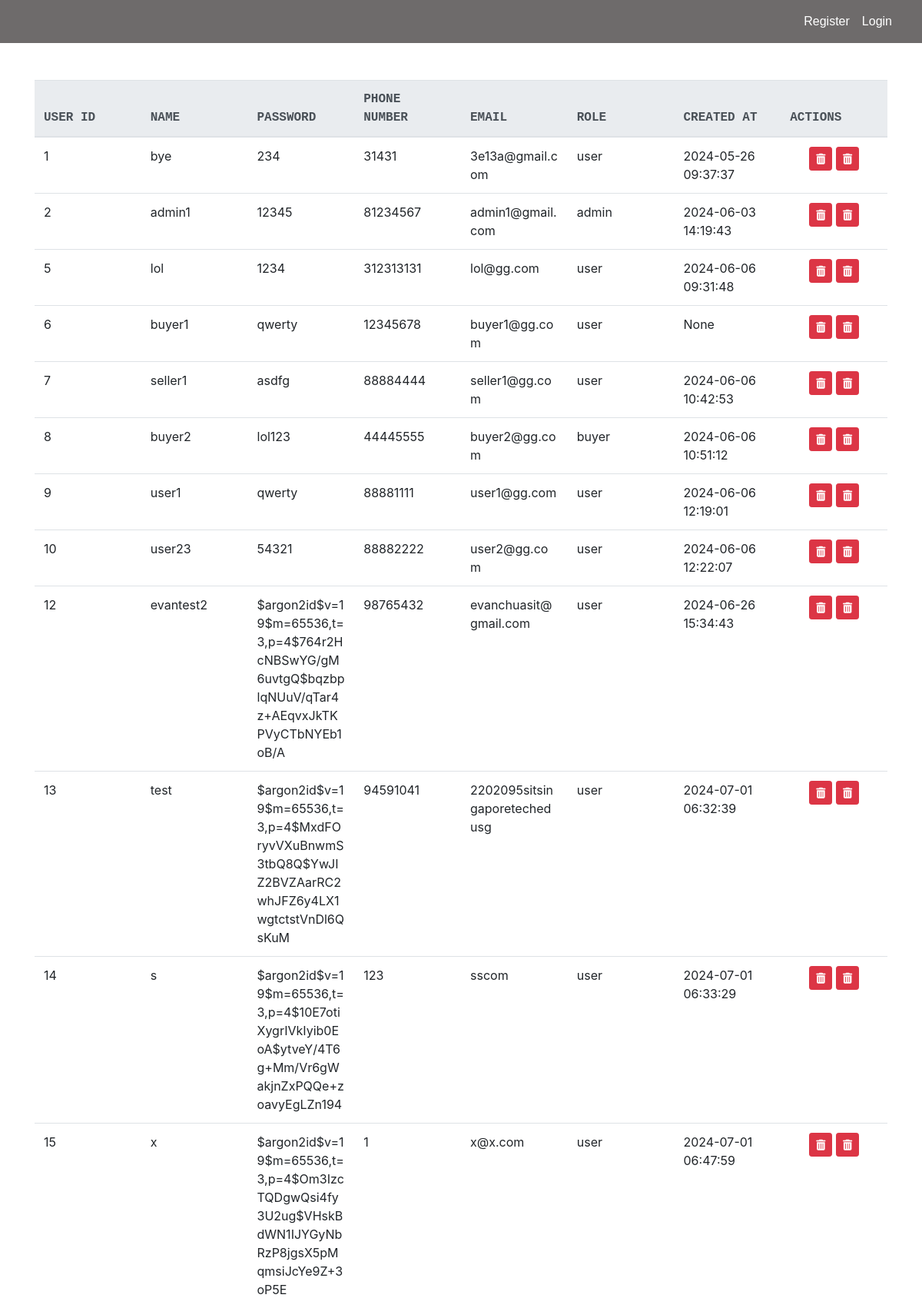
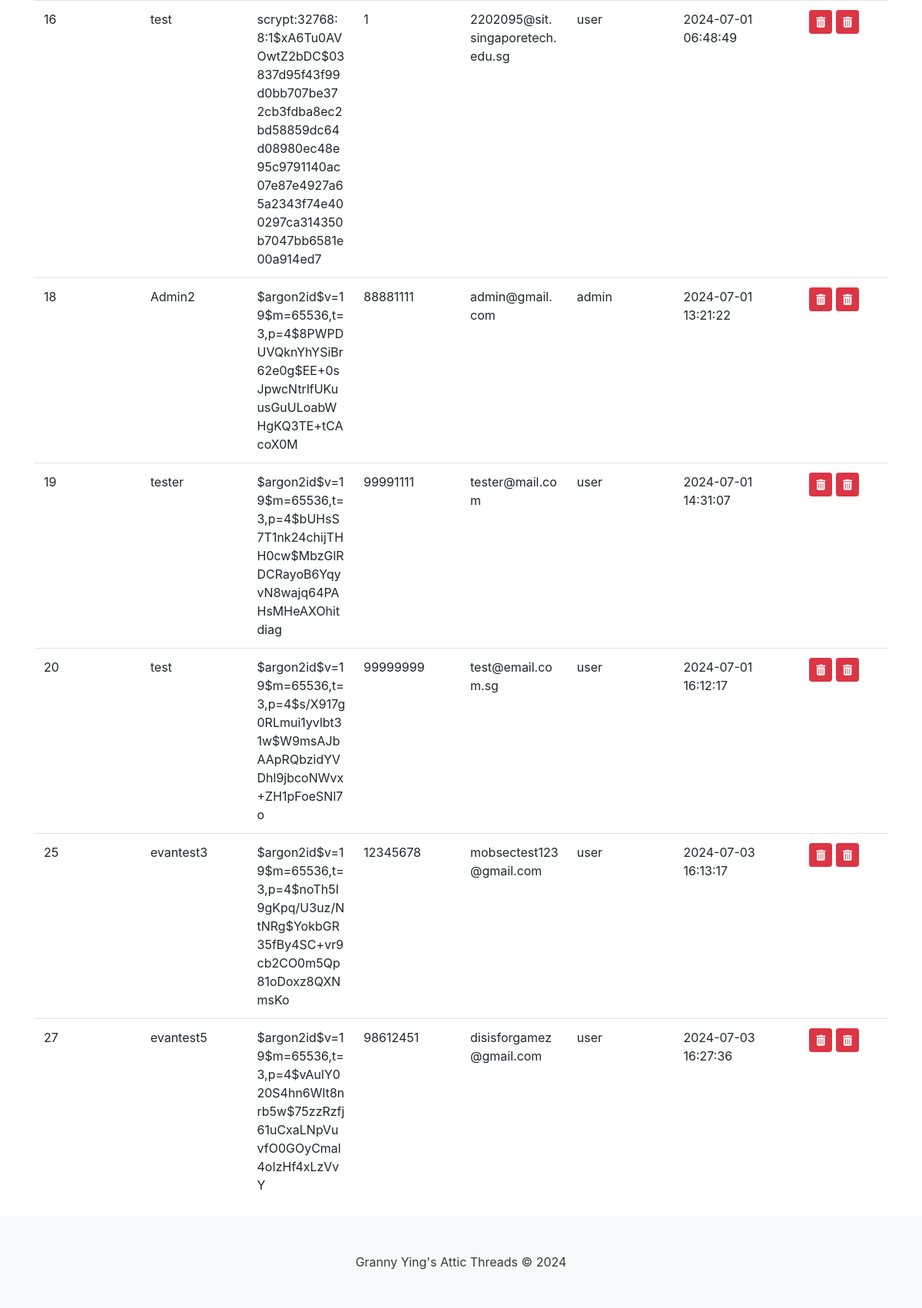
Page /list on the committed database (2 pictures, top to bottom).
### tables this page shows
CREATE TABLE "Users" (
	"user_id"	INTEGER NOT NULL,
	"name"	VARCHAR(45) NOT NULL,
	"password"	VARCHAR(45) NOT NULL,
	"phoneNum"	VARCHAR(45) NOT NULL,
	"email"	VARCHAR(45) NOT NULL UNIQUE,
	"role"	VARCHAR(10) NOT NULL,
	"created_at"	DATETIME,
	"login_attempts"	INTEGER,
	PRIMARY KEY("user_id" AUTOINCREMENT)
);

### app.py (the view)
@app.route("/list")
def list():
    con = sqlite3.connect("database.db")
    con.row_factory = sqlite3.Row
    cur = con.cursor()
    cur.execute("SELECT user_id, * FROM Users")
    rows = cur.fetchall()
    con.close()
    return render_template("list.html", rows=rows)

### app.py (called while the page is built)
@app.before_request
def make_session_permanent():
    session.permanent = True
    app.permanent_session_lifetime = timedelta(hours=1)
    session.modified = True

### templates/list.html (shortened to what this page needs)
<!DOCTYPE html>
<html lang="en">
{% include "header.html" %}
<head>
    {% include "navbar.html" %}
    <link rel="stylesheet" href="https://stackpath.bootstrapcdn.com/bootstrap/4.3.1/css/bootstrap.min.css">
</head>
<body>
    <div class="container mt-5">
        <div class="table-container">
            <table class="table table-hover">
                <thead class="thead-light">
                    <tr>
                        <th>User ID</th>
                        <th>Name</th>
                        <th>Password</th>
                        <th>Phone Number</th>
                        <th>Email</th>
                        <th>Role</th>
                        <th>Created At</th>
                        <th>Actions</th>
                    </tr>
                </thead>
                <tbody>
                    {% for row in rows %}
                    <tr>
                        <td>{{ row["user_id"] }}</td>
                        <td>{{ row["name"] }}</td>
                        <td>{{ row["password"] }}</td>
                        <td>{{ row["phoneNum"] }}</td>
                        <td>{{ row["email"] }}</td>
                        <td>{{ row["role"] }}</td>
                        <td>{{ row["created_at"] }}</td>
                        <td class="text-center">
                            <form onsubmit="return confirm('Are you sure you want to DELETE this User from the Database?');"
                                action="{{ url_for('delete') }}" method="POST" class="d-inline">
                                <button type="submit" class="btn btn-danger btn-sm"><i class="fas fa-trash-alt"></i></button>
                            </form>
                            <form onsubmit="return confirm('Unlock This Users Account?');"
                                action="{{ url_for('unlock') }}" method="POST" class="d-inline">
                                <button type="submit" class="btn btn-danger btn-sm"><i class="fas fa-trash-alt"></i></button>
                            </form>
                        </td>
                    </tr>
                    {% endfor %}
                </tbody>
            </table>
        </div>
    </div>
    {% include "footer.html" %}
</body>
</html>

### templates/header.html (shortened to what this page needs)
<head>
    <link rel="stylesheet" type="text/css" href="{{ url_for('static', filename='css/site.css')}}" />
    <link rel="stylesheet" href="https://cdn.jsdelivr.net/npm/bootstrap@4.1.3/dist/css/bootstrap.min.css">
    <link rel="stylesheet" href="https://cdn.jsdelivr.net/npm/bootstrap-select@1.13.14/dist/css/bootstrap-select.min.css">
</head>

### templates/navbar.html (shortened to what this page needs)
<nav class="navbar navbar-expand-lg">
    <div class="container justify-content-end">
        <ul class="navbar-nav ml-auto">
            {% if 'name' and 'role' in session and session['otp_verified'] %}
            <li class="nav-item">
                <span class="nav-link">Welcome, {{ session['name'] }}</span>
            </li>
            <li class="nav-item">
                <a href="{{ url_for('view_profile') }}" class="nav-link"><i class="fas fa-user"></i> My Profile</a>
            </li>
            {% if session['role'] != 'admin' %}
            <li class="nav-item">
                <a href="{{ url_for('view_cart') }}" class="nav-link">
                    <i class="fas fa-shopping-cart"></i> Cart
                </a>
            </li>
            {% endif %}
            <li class="nav-item">
                <a href="{{ url_for('logout') }}" class="nav-link">Logout</a>
            </li>
            {% else %}
            <li class="nav-item">
                <a href="{{ url_for('register') }}" class="nav-link">Register</a>
            </li>
            <li class="nav-item">
                <a href="{{ url_for('login') }}" class="nav-link">Login</a>
            </li>
            {% endif %}
        </ul>
    </div>
</nav>

### templates/footer.html
<footer class="py-5" style="margin-top: auto; background-color: #f8f9fa;">
   <div class="container text-center">
       <span class="text-dark">Granny Ying's Attic Threads &copy; 2024</span>
   </div>
</footer>

### static/css/site.css (style rules this page uses)
.navbar { background-color: rgb(110, 107, 107); font-size: 1em; font-family: 'Trebuchet MS', 'Lucida Sans Unicode', 'Lucida Grande', 'Lucida Sans', Arial, sans-serif; color: white; padding: 8px 5px; }
.navbar a { text-decoration: none; color: inherit; }
html, body { height: 100%; margin: 0; padding: 0; }
body { display: flex; flex-direction: column; }
footer { background-color: rgb(86, 136, 132); width: 100%; flex-shrink: 0; }

### templates/list.html (style rules this page uses)
th { font-family: monospace; text-transform: uppercase; }
.table-container { overflow-x: auto; }
.table { width: 100%; table-layout: fixed; }
.table th, .table td { word-wrap: break-word; }

### rows in the picture
Users: user_id "1", name "bye", password "234", phoneNum "31431", email "3e13a@gmail.com", role "user", created_at "2024-05-26 09:37:37"
Users: user_id "2", name "admin1", password "12345", phoneNum "81234567", email "admin1@gmail.com", role "admin", created_at "2024-06-03 14:19:43"
Users: user_id "5", name "lol", password "1234", phoneNum "312313131", email "lol@gg.com", role "user", created_at "2024-06-06 09:31:48"
Users: user_id "6", name "buyer1", password "qwerty", phoneNum "12345678", email "buyer1@gg.com", role "user", created_at "None"
Users: user_id "7", name "seller1", password "asdfg", phoneNum "88884444", email "seller1@gg.com", role "user", created_at "2024-06-06 10:42:53"
Users: user_id "8", name "buyer2", password "lol123", phoneNum "44445555", email "buyer2@gg.com", role "buyer", created_at "2024-06-06 10:51:12"
Users: user_id "9", name "user1", password "qwerty", phoneNum "88881111", email "user1@gg.com", role "user", created_at "2024-06-06 12:19:01"
Users: user_id "10", name "user23", password "54321", phoneNum "88882222", email "user2@gg.com", role "user", created_at "2024-06-06 12:22:07"
Users: user_id "12", name "evantest2", password "$argon2id$v=19$m=65536,t=3,p=4$764r2HcNBSwYG/gM6uvtgQ$bqzbplqNUuV/qTar4z+AEqvxJkTKPVyCTbNYEb1oB/A", phoneNum "98765432", email "evanchuasit@gmail.com", role "user", created_at "2024-06-26 15:34:43"
Users: user_id "13", name "test", password "$argon2id$v=19$m=65536,t=3,p=4$MxdFOryvVXuBnwmS3tbQ8Q$YwJIZ2BVZAarRC2whJFZ6y4LX1wgtctstVnDl6QsKuM", phoneNum "94591041", email "2202095sitsingaporetechedusg", role "user", created_at "2024-07-01 06:32:39"
Users: user_id "14", name "s", password "$argon2id$v=19$m=65536,t=3,p=4$10E7otiXygrIVkIyib0EoA$ytveY/4T6g+Mm/Vr6gWakjnZxPQQe+zoavyEgLZn194", phoneNum "123", email "sscom", role "user", created_at "2024-07-01 06:33:29"
Users: user_id "15", name "x", password "$argon2id$v=19$m=65536,t=3,p=4$Om3IzcTQDgwQsi4fy3U2ug$VHskBdWN1IJYGyNbRzP8jgsX5pMqmsiJcYe9Z+3oP5E", phoneNum "1", email "x@x.com", role "user", created_at "2024-07-01 06:47:59"
Users: user_id "16", name "test", password "scrypt:32768:8:1$xA6Tu0AVOwtZ2bDC$03837d95f43f99d0bb707be372cb3fdba8ec2bd58859dc64d08980ec48e95c9791140ac07e87e4927a65a2343f74e400297ca314350b7047bb6581e00a914ed7", phoneNum "1", email "2202095@sit.singaporetech.edu.sg", role "user", created_at "2024-07-01 06:48:49"
Users: user_id "18", name "Admin2", password "$argon2id$v=19$m=65536,t=3,p=4$8PWPDUVQknYhYSiBr62e0g$EE+0sJpwcNtrlfUKuusGuULoabWHgKQ3TE+tCAcoX0M", phoneNum "88881111", email "admin@gmail.com", role "admin", created_at "2024-07-01 13:21:22"
Users: user_id "19", name "tester", password "$argon2id$v=19$m=65536,t=3,p=4$bUHsS7T1nk24chijTHH0cw$MbzGlRDCRayoB6YqyvN8wajq64PAHsMHeAXOhitdiag", phoneNum "99991111", email "tester@mail.com", role "user", created_at "2024-07-01 14:31:07"
Users: user_id "20", name "test", password "$argon2id$v=19$m=65536,t=3,p=4$s/X917g0RLmui1yvlbt31w$W9msAJbAApRQbzidYVDhl9jbcoNWvx+ZH1pFoeSNl7o", phoneNum "99999999", email "test@email.com.sg", role "user", created_at "2024-07-01 16:12:17"
Users: user_id "25", name "evantest3", password "$argon2id$v=19$m=65536,t=3,p=4$noTh5I9gKpq/U3uz/NtNRg$YokbGR35fBy4SC+vr9cb2CO0m5Qp81oDoxz8QXNmsKo", phoneNum "12345678", email "mobsectest123@gmail.com", role "user", created_at "2024-07-03 16:13:17"
Users: user_id "27", name "evantest5", password "$argon2id$v=19$m=65536,t=3,p=4$vAulY020S4hn6Wlt8nrb5w$75zzRzfj61uCxaLNpVuvfO0GOyCmal4oIzHf4xLzVvY", phoneNum "98612451", email "disisforgamez@gmail.com", role "user", created_at "2024-07-03 16:27:36"
